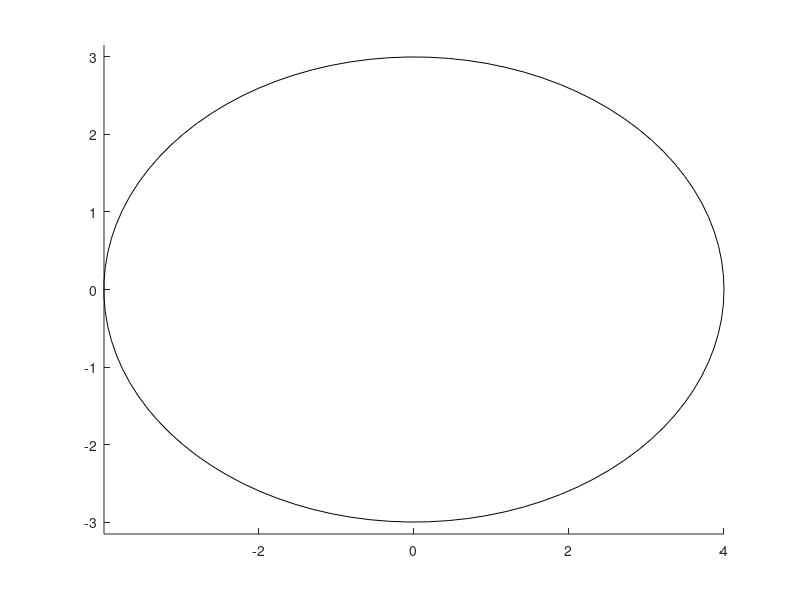

The MATLAB script that drew this image: (Note: this script raises an error after producing the figure.)

clear all;
close all;
axis equal;
hold on;
    a=4;
    b=3;
    L=0.5;
    phi=pi/3;
theta_r = linspace(0,2*pi);

    ellipse_x_r     = a*cos(theta_r);
    ellipse_y_r     = b*sin(theta_r);
    plot(ellipse_x_r,ellipse_y_r,'k' );
    hold on;
    

    [L,bCoords]=FindBoundaryPoint(a,b,L);% bCoords is column vector
    %[A C]=MinVolEllipse(bCoords,0.01);
    bAngles=GetAngles(bCoords,L); %aAngle is a raw vector
    ellipse_x_r     = 6*cos(theta_r);
    ellipse_y_r     = 4*sin(theta_r);
    plot(ellipse_x_r,ellipse_y_r,'k' );
    hold on;
    
    R=[cos(phi) -sin(phi);sin(phi) cos(phi)];
    ellipse_x_r     = 6*cos(theta_r);
    ellipse_y_r     = 4*sin(theta_r);
    rotated_ellipse = R * [ellipse_x_r;ellipse_y_r];
    plot( rotated_ellipse(1,:),rotated_ellipse(2,:),'m' );
    hold on;
    
    ellipse_x_r     = 6*cos(theta_r);
    ellipse_y_r     = 4*sin(theta_r);
    rotated_ellipse = R * [ellipse_x_r;ellipse_y_r];
    plot( rotated_ellipse(1,:)+1,rotated_ellipse(2,:)+2,'m' );
    hold on;
    
     [transCoords,roatedCoords,coords]=AdjustCoords(1,2,bAngles,6,4,phi)

     plot(bCoords(:,1),bCoords(:,2),'*r' );

     plot(coords(:,1),coords(:,2),'*b' );
     plot(roatedCoords(:,1),roatedCoords(:,2),'*g' );
     plot(transCoords(:,1),transCoords(:,2),'*c' );
